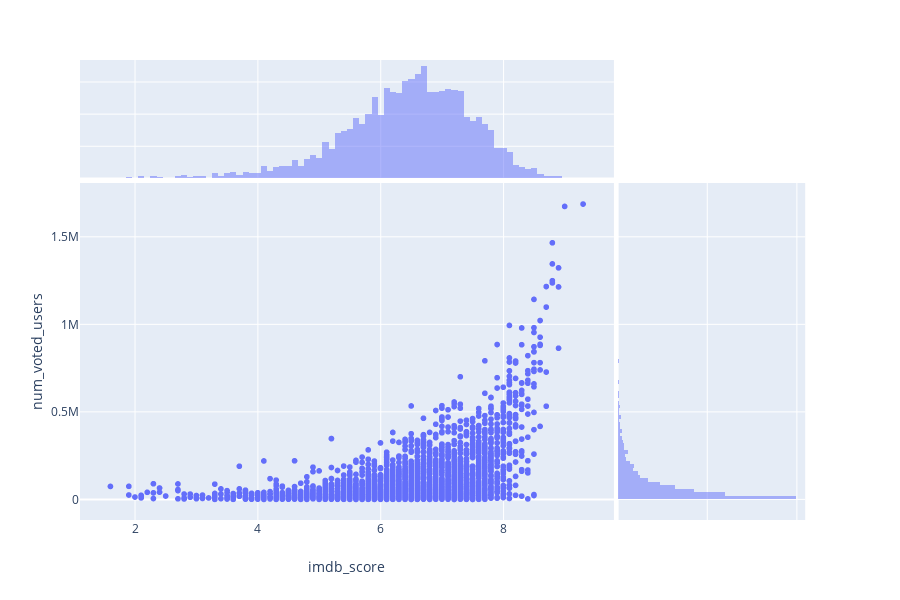

Here is the notebook cell this chart was saved with:
### Markdown cell above
### What is the relationship between Num voted users and IMDB score?

### Code cell
px.scatter(df3, x="imdb_score", y="num_voted_users", marginal_y="histogram", marginal_x="histogram")

### Figure 1 — Plotly figure (JSON) as saved in the notebook; plotly's stock layout.template omitted (floating-point values rounded to 4 significant figures; data arrays with more than 128 entries replaced by an {"elided": "..."} marker saying what was removed)
{"data": [{"hoverlabel": {"namelength": 0}, "hovertemplate": "imdb_score=%{x}<br>num_voted_users=%{y}", "legendgroup": "", "marker": {"color": "#636efa", "symbol": "circle"}, "mode": "markers", "name": "", "showlegend": false, "type": "scattergl", "x": {"elided": "3697 float values"}, "xaxis": "x", "y": {"elided": "3697 int values"}, "yaxis": "y"}, {"alignmentgroup": "True", "bingroup": "x", "hoverlabel": {"namelength": 0}, "hovertemplate": "imdb_score=%{x}<br>count=%{y}", "legendgroup": "", "marker": {"color": "#636efa"}, "name": "", "offsetgroup": "", "opacity": 0.5, "showlegend": false, "type": "histogram", "x": {"elided": "3697 float values"}, "xaxis": "x3", "yaxis": "y3"}, {"alignmentgroup": "True", "bingroup": "y", "hoverlabel": {"namelength": 0}, "hovertemplate": "num_voted_users=%{y}<br>count=%{x}", "legendgroup": "", "marker": {"color": "#636efa"}, "name": "", "offsetgroup": "", "opacity": 0.5, "showlegend": false, "type": "histogram", "xaxis": "x2", "y": {"elided": "3697 int values"}, "yaxis": "y2"}], "layout": {"barmode": "overlay", "height": 600, "legend": {"tracegroupgap": 0}, "margin": {"t": 60}, "xaxis": {"anchor": "y", "domain": [0, 0.7215], "title": {"text": "imdb_score"}}, "xaxis2": {"anchor": "y2", "domain": [0.7265, 0.98], "matches": "x2", "showgrid": true, "showticklabels": false}, "xaxis3": {"anchor": "y3", "domain": [0, 0.7215], "matches": "x", "showgrid": true, "showticklabels": false}, "xaxis4": {"anchor": "y4", "domain": [0.7265, 0.98], "matches": "x2", "showgrid": true, "showticklabels": false}, "yaxis": {"anchor": "x", "domain": [0, 0.7326], "title": {"text": "num_voted_users"}}, "yaxis2": {"anchor": "x2", "domain": [0, 0.7326], "matches": "y", "showgrid": true, "showticklabels": false}, "yaxis3": {"anchor": "x3", "domain": [0.7426, 1], "matches": "y3", "showgrid": true, "showticklabels": false}, "yaxis4": {"anchor": "x4", "domain": [0.7426, 1], "matches": "y3", "showgrid": true, "showticklabels": false}}}
